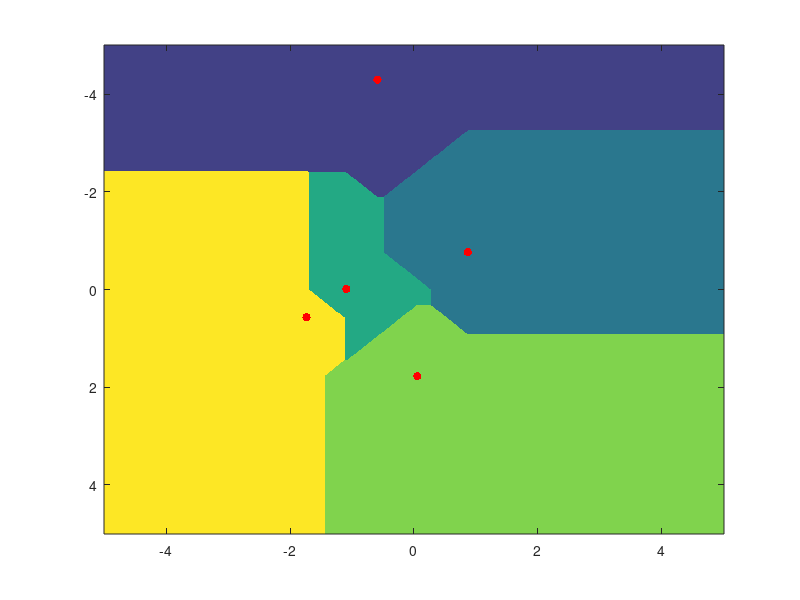
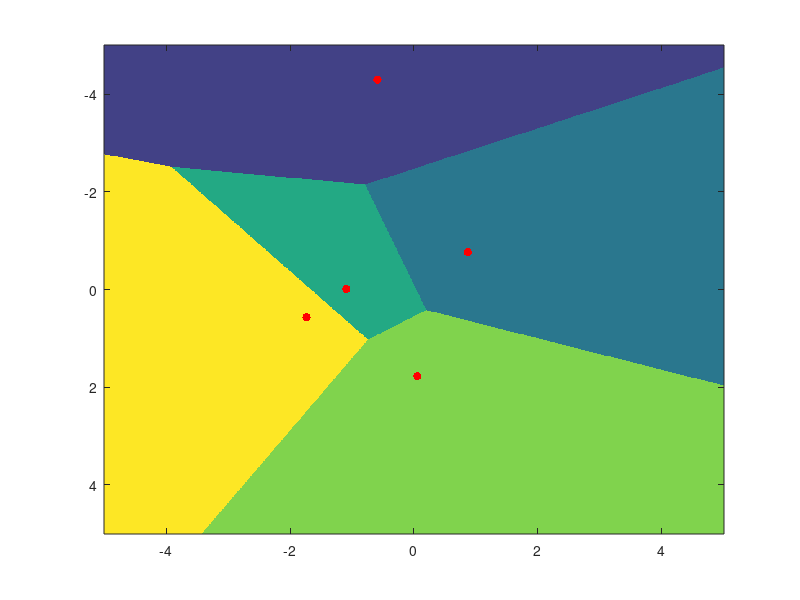

Write MATLAB code to recreate these figures, in order.

pref.N = 5;
[x0, y0] = pol2cart( rand(pref.N,1)*2*pi , rand(pref.N,1)*5 );
xy = [x0 y0];

pref.boundary = 10; % Number of standard deviations
pref.resolution = 1000; % Length of the square (even number to include (0,0))
b = pref.boundary/2;
[x,y] = deal( -b : pref.boundary/(pref.resolution-1) : b ); % Square with center at (0,0) and with length pref.boundary
[X,Y] = meshgrid(x,y);

[~, marketcb] = pdist2(xy, [X(:) Y(:)], 'cityblock', 'Smallest', 1);
marketcb = reshape(marketcb, size(X));

[~, marketec] = pdist2(xy, [X(:) Y(:)], 'euclidean', 'Smallest', 1);
marketec = reshape(marketec, size(X));

fig1 = figure(1);
imagesc(x, y, marketcb);
hold on;
scatter(xy(:,1), xy(:,2), 'filled', 'MarkerFaceColor', 'red');
hold off;
saveas(fig1,'fig/Voronoi_manhattan.pdf')


fig2 = figure(2);
imagesc(x, y, marketec);
hold on;
scatter(xy(:,1), xy(:,2), 'filled', 'MarkerFaceColor', 'red');
hold off;
saveas(fig2,'fig/Voronoi_euclidean.pdf')